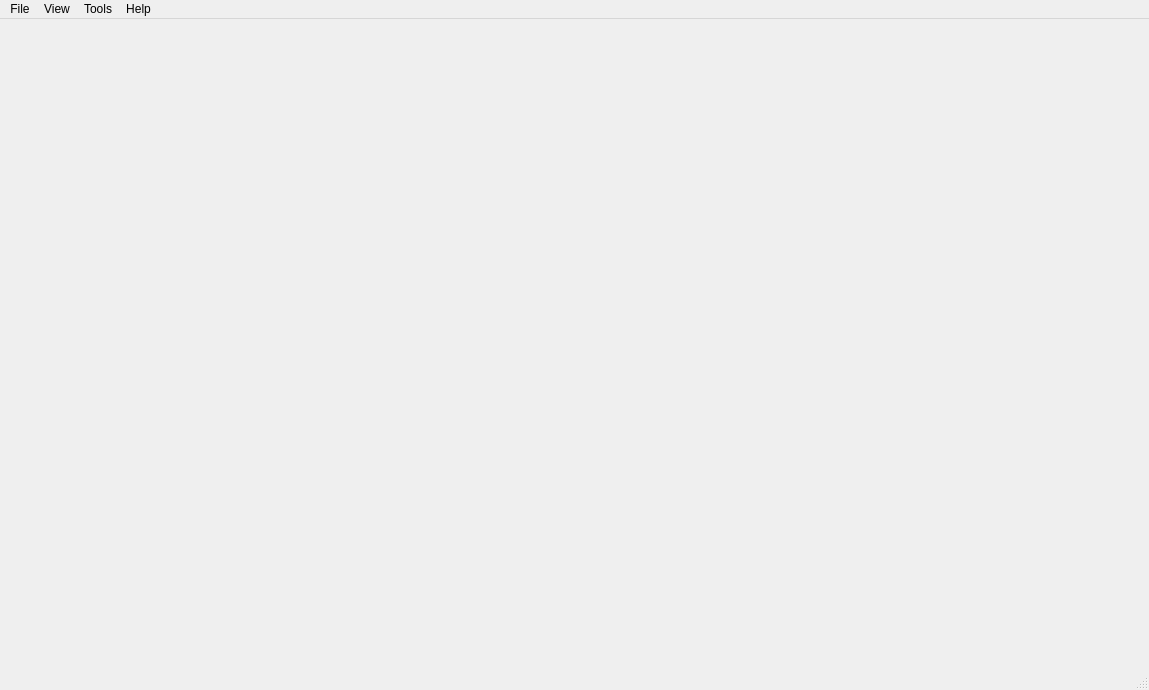
<?xml version="1.0" encoding="UTF-8"?>
<ui version="4.0">
 <class>xipy_3d_viewer</class>
 <widget class="QMainWindow" name="xipy_3d_viewer">
  <property name="geometry">
   <rect>
    <x>0</x>
    <y>0</y>
    <width>1149</width>
    <height>690</height>
   </rect>
  </property>
  <property name="sizePolicy">
   <sizepolicy hsizetype="Expanding" vsizetype="Expanding">
    <horstretch>0</horstretch>
    <verstretch>0</verstretch>
   </sizepolicy>
  </property>
  <property name="windowTitle">
   <string>XIPY 3D Viewer</string>
  </property>
  <widget class="QWidget" name="centralwidget">
   <property name="sizePolicy">
    <sizepolicy hsizetype="MinimumExpanding" vsizetype="MinimumExpanding">
     <horstretch>0</horstretch>
     <verstretch>0</verstretch>
    </sizepolicy>
   </property>
   <widget class="MayaviWidget" name="mayavi_widget">
    <property name="geometry">
     <rect>
      <x>14</x>
      <y>0</y>
      <width>1121</width>
      <height>631</height>
     </rect>
    </property>
    <property name="sizePolicy">
     <sizepolicy hsizetype="Expanding" vsizetype="Expanding">
      <horstretch>0</horstretch>
      <verstretch>0</verstretch>
     </sizepolicy>
    </property>
   </widget>
  </widget>
  <widget class="QMenuBar" name="menubar">
   <property name="geometry">
    <rect>
     <x>0</x>
     <y>0</y>
     <width>1149</width>
     <height>22</height>
    </rect>
   </property>
   <widget class="QMenu" name="menuFile">
    <property name="title">
     <string>File</string>
    </property>
    <addaction name="actionLoad_MR_File"/>
   </widget>
   <widget class="QMenu" name="menuView">
    <property name="title">
     <string>View</string>
    </property>
   </widget>
   <widget class="QMenu" name="menuTools">
    <property name="title">
     <string>Tools</string>
    </property>
   </widget>
   <widget class="QMenu" name="menuHelp">
    <property name="title">
     <string>Help</string>
    </property>
   </widget>
   <addaction name="menuFile"/>
   <addaction name="menuView"/>
   <addaction name="menuTools"/>
   <addaction name="menuHelp"/>
  </widget>
  <widget class="QStatusBar" name="statusbar"/>
  <action name="actionLoad_MR_File">
   <property name="text">
    <string>Load MR File</string>
   </property>
  </action>
 </widget>
 <customwidgets>
  <customwidget>
   <class>MayaviWidget</class>
   <extends>QWidget</extends>
   <header>xipy.vis.mayavi_widgets</header>
  </customwidget>
 </customwidgets>
 <resources/>
 <connections/>
</ui>
